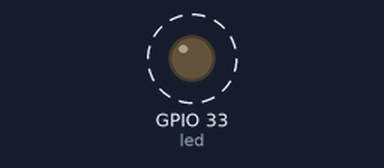
Recording of a program running on a simulated ESP32 board running MicroPython. Parts: output pins drawn as LEDs (lit = HIGH). Dashed ring = blinking. Library files of the repository ran but are not shown: 1 file(s).

Above: at 0.2 s.
Timing chart, 0 to 3.0 s (numbered marks = the images above):
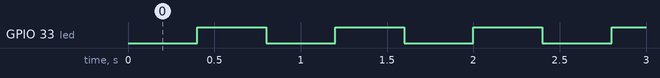

The program:

main.py
```python
from machine import Timer
from machine import Pin

# import pyb # module 'pyb' is not available on ESP32
import micropython
micropython.alloc_emergency_exception_buf(100)

tim = Timer(0) # use timer 1 (of 4)

# most ESP32 Boards don't have builtin LEDs, so an external LED is connected to GPIO33 (with 220 Ohm pullup resistor)
led = Pin(33, Pin.OUT)

def isr_timer(timer):           # we will receive the timer object when being called
    global led
    led.value(not led.value())  # toggle the LED

tim.init(mode=Timer.PERIODIC, period=400, callback=isr_timer)
```

Measured:
- by itself, GPIO 33 (led): alternates HIGH for 0.40 s and LOW for 0.40 s
